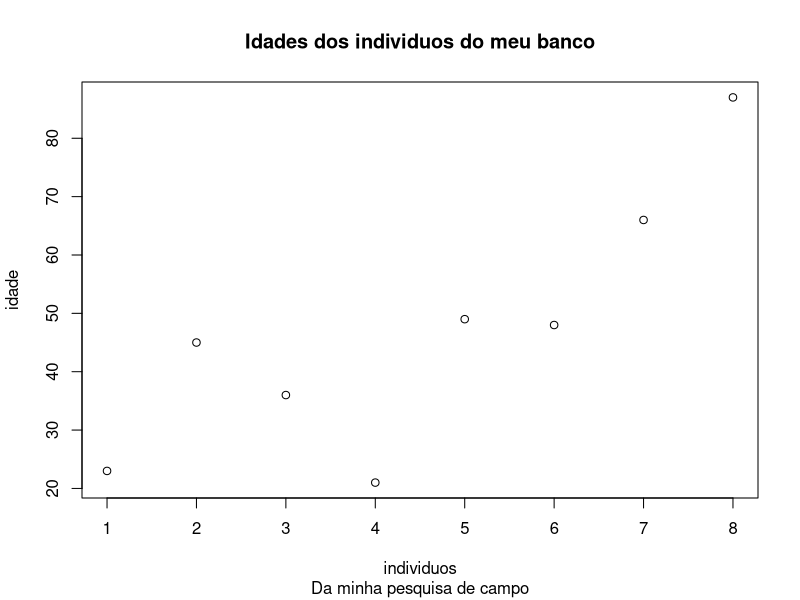

This figure's R source:
#meu primeiro dataframe

ind <- c("Joao", "Maria", "Vitor", "Igor", "Lizandro", "Guilherme", "Arina", "Julio")
raca <- c("preta", "amarela", "indigena", "parda", "branca", "preta", "parda", "parda")
sexo <- c("fem", "mas", "fem", "mas", "fem", "mas", "fem", "mas")
idade <- c(23, 45, 36, 21, 49, 48, 66, 87)
escol <- c("sup", "med", "fund", "pos", "fund", "sup", "med", "med")
renda <- c(1210, 5000, 4782, 500, 2500, 4152, 6052, 8000)
estado <- c("solt", "cas", "viuvo", "div", "solt", "cas", "viuvo", "div")

banco <- data.frame(ind, raca, sexo, idade, escol, renda, estado)

head(banco)
tail(banco)
summary(banco)
str(banco)

banco[5, 1]
banco[4, 4]
banco[4]

banco[1:5, "sexo"]
banco[4, 2:5]
banco[4, c(1,3,5)]

subset(banco, banco$sexo == "fem")
subset(banco, banco$raca == "branca" & banco$sexo == "mas")

order(banco$idade, decreasing = T)

positions <- order(banco$idade)
banco_oridade <- banco[order(banco$idade),]

plot(banco$idade, xlab = "individuos", ylab = "idade",
     main = "Idades dos individuos do meu banco", 
     sub = "Da minha pesquisa de campo")

idade <- banco$idade
idade

banco_oridade$idade <- idade + 10

banco <- cbind(banco, banco_oridade$idade)
